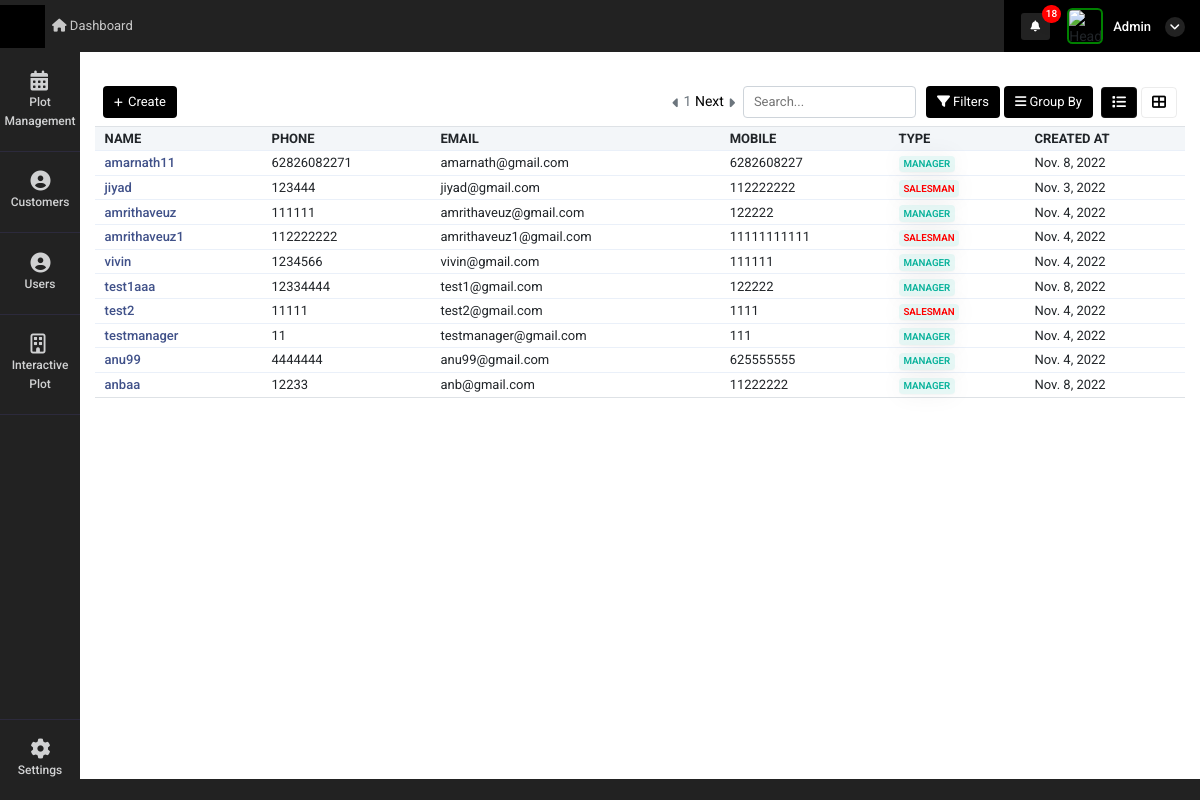
The app's page /demo_card_view (signed in) with its own data.
### super_admin/models.py (models this page shows)
class common(models.Model):  # COMM0N
    dt = models.DateField(auto_now=True)
    tm = models.TimeField(auto_now=True)
    updated = models.DateTimeField(default=timezone.now)
    status = models.CharField(max_length=255, null=True)
    class Meta:
        abstract = True

class user_Details(common):
    auth_user = models.ForeignKey(User,on_delete=models.CASCADE,related_name="auth_user_login_id", null=True)
    name = models.CharField(max_length=255,null=True)
    phone = models.CharField(max_length=255,null=True)
    email = models.EmailField(null=True)
    mobile = models.CharField(max_length=255,null=True)
    emp_id = models.CharField(max_length=255,null=True)
    address1 = models.CharField(max_length=255,null=True)
    address2 = models.CharField(max_length=255,null=True)
    city = models.CharField(max_length=255,null=True)
    state = models.CharField(max_length=255,null=True)
    country = models.CharField(max_length=255,null=True)
    zip = models.CharField(max_length=255,null=True)
    password_geration_type = models.CharField(max_length=255,choices=password_generate_option,null=True)
    user_type = models.CharField(max_length=255,choices=login_user_type,null=True)
    atatchment = models.FileField(upload_to="user_image",null=True)
    created_by = models.ForeignKey(User,on_delete=models.CASCADE,related_name="added_by_user_id", null=True)
    plot_list_view = models.CharField(max_length=255,null=True)
    price_visibility = models.IntegerField(null=True,default=1)
    property_access =  models.CharField(max_length=255,choices=property_access_option,null=True)
    manager_nav_ploat_permission = models.IntegerField(default=0)
    manager_nav_user_permission = models.IntegerField(default=0)
    manager_nav_plot_edit_permission = models.IntegerField(default=0)
    manager_nav_booking_cancel_permission = models.IntegerField(default=0)
    manager_nav_customer_read_permission = models.IntegerField(default=0)
    manager_nav_customer_write_permission = models.IntegerField(default=0)
    manager_nav_customer_edit_permission = models.IntegerField(default=0)
    manager_nav_document_read_permission = models.IntegerField(default=0)
    manager_nav_document_write_permission = models.IntegerField(default=0)
    manager_nav_document_edit_permission = models.IntegerField(default=0)

### super_admin/views.py (the view)
# urls.py: path('demo_card_view',views.demo_card_view,name='demo_card_view'),
def demo_card_view(request):
    page_number = request.GET.get("page")
    user_data = user_Details.objects.all()
    data_paginator = Paginator(user_data, 10)
    try:
        page_obj = data_paginator.get_page(page_number)
    except PageNotAnInteger:
        page_obj = data_paginator.page(1)
    context = {
        'user_data': user_data,
        'page_obj': page_obj
    }
    return render(request,'super_admin/demo_card_view.html',context)

### super_admin/templatetags/notification.py (called while the page is built, shortened)
@register.filter(name='get_notifications')
def get_notifications(value,args):
    user_dat = User.objects.get(id=value.id)
    st = user_dat.is_superuser
    data_count = ''
    if st == True:
        data_count = user_request_plot.objects.filter(read_status=0).count()
    return data_count

@register.filter(name='get_loginUsernameImage')
def get_loginUsernameImage(value,args):
    user_dat = User.objects.get(id=value.id)
    st = user_dat.is_superuser
    image_url = ''
    if st == True:
        image_url = 'http://10.10.10.119:8000/static/adminicon.jpg'
    else:
        user_data = user_Details.objects.get(auth_user=value.id)
        if user_data.atatchment == '':
            image_url = 'http://10.10.10.119:8000/static/adminicon.jpg'
        else:
            image_url ='../media/'+str(user_data.atatchment)
    return image_url

@register.filter(name='get_nav_permission')
def get_nav_permission(value,args):
    user_dat = User.objects.get(id=value.id)
    st = user_dat.is_superuser
    if st == True:
        return True

@register.filter(name='get_user_type_action')
def get_user_type_action(value,args):
    user_dat = User.objects.get(id=value.id)
    st = user_dat.is_superuser
    user_data =""
    try:
        user_data = user_Details.objects.get(auth_user=user_dat)
    except:
        pass
    if st == True:
        return True
    else:
        return False

### super_admin/templates/super_admin/demo_card_view.html (shortened to what this page needs)
{% extends "super_admin/base10.html" %}
{% block content %}
<div class="container-fluid mt-4">
    <div class="tab-content contnt" id="demo_result_employee">
        <div class="tab-pane active" id="home1" role="tabpanel">
            <div
                class="d-flex align-items-center justify-content-between px-2">
                <div class="col-md-4 px-0">
                    <a href="create_user"><button type="button"
                            class="btn btn-prim add-btn create-button"><i
                                class="fas fa-plus"></i>
                            Create
                        </button></a>
                </div>
                <div class="d-flex align-items-center">
                    <i class="fas fa-caret-left mr-1 pagintn text-muted pagination_minus"></i>
                    <span class="text-muted">
                        <span>{{page_obj.number}}</span>
                        {% if page_obj.has_next %}
                            <a class="next_page_action" data-url="next_page_action_url_user?page={{page_obj.next_page_number}}"  style="color: black;" href="#">Next </a>
                        {% endif %}
                    </span>
                    <i class="fas fa-caret-right ml-1 pagintn text-muted pagination_add"></i>
                    <input type="text" class="form-cont ml-2"
                        placeholder="Search..." autocomplete="off"
                        id="search_value" value="" onkeyup="myFunction()">
                    <div class="dropdown btn-group fitr">
                        <button type="button" class="btn btn-prim dropdown-toggle" data-toggle="dropdown">
                            <i class="fas fa-filter"></i>
                            Filters
                        </button>
                    </div>
                    <div class="dropdown btn-group grpby">
                        <button type="button" class="btn btn-prim mx-1 dropdown-toggle" data-toggle="dropdown"> <i
                                class="fas fa-bars"></i>
                            Group By
                        </button>
                    </div>
                    <ul class="nav nav-tabs nav-ta" role="tablist">
                        <li class="nav-item mx-1">
                            <a class="nav-link kan-tab active"
                                data-toggle="tab" href="#ho" role="tab"
                                aria-selected="false">
                                <i class="fas fa-list"></i>
                            </a>
                        </li>
                        <li class="nav-item">
                            <a class="nav-link kan-tab" data-toggle="tab"
                                href="#pro" role="tab"
                                aria-selected="false">
                                <i class="fas fa-th-large"></i>
                            </a>
                        </li>
                    </ul>
                </div>
            </div>
            <div class="tab-content">
                <div class="tab-pane active" id="ho" role="tabpanel">
                    <div class="table-responsive mb-1  mt-2">
                        <table class="table table-nowrap align-middle user_table"
                            id="orderTable">
                            <thead class="table-light">
                                <tr class="text-uppercase">
                                    <th class="sort"
                                        data-sort="customer_name">
                                        Name</th>
                                    <th class="sort"
                                        data-sort="product_name">
                                       Phone
                                    </th>
                                    <th class="sort" data-sort="date">Email</th>
                                    <th class="sort" data-sort="company">
                                       Mobile
                                    </th>
                                    <th class="sort" data-sort="company">
                                        Type
                                     </th>
                                    <th class="sort" data-sort="company">
                                       Created At
                                    </th>
                                </tr>
                            </thead>
                            <tbody class="list form-check-all append_search_result">
                                {% for i in page_obj  %}
                                <tr onclick="window.location='user_edit?id={{i.id}}'">
                                    <td class="id"><a href="user_edit?id={{i.id}}"
                                            class="fw-medium link-primary">{{i.name}}</a>
                                    </td>
                                    <td class="customer_name">{{i.phone}}
                                    </td>
                                    <td class="product_name">{{i.email}}</td>
                                    <td class="date">{{i.mobile}}</td>
                                    <td class="company">
                                        {% if i.user_type == "manager" %}
                                        <span
                                            class="badge badge-soft-success text-uppercase">Manager</span>
                                        {% elif i.user_type == "salesman"  %}
                                        <span style="color: red!important"
                                            class="badge badge-soft-success text-uppercase">Salesman</span>
                                        {% endif %}
                                        </td>
                                    <td class="status">{{i.dt}}
                                    </td>
                                </tr>
                                {% endfor %}
                            </tbody>
                        </table>
                    </div>
                </div>
            </div>
        </div>
    </div>
</div>
{% endblock %}

### super_admin/templates/super_admin/base10.html (shortened to what this page needs)
<!doctype html>
<html lang="en">
    {% load static %}
    {% load notification %}
<head>
    <link rel="stylesheet" href="{% static 'admin/css/morris.css' %}">
    <link href="{% static 'admin/css/bootstrap.min.css' %}" rel="stylesheet" type="text/css" />
    <link href="{% static 'admin/css/icons.css' %}" rel="stylesheet" type="text/css" />
    <link href="{% static 'admin/css/style.css' %}" rel="stylesheet" type="text/css" />
</head>
<body class="">
    <div id="wrapper">
        <div class="left side-menu">
            <div class="slimscroll-menu" id="remove-scroll">
                <div id="sidebar-menu" class="sidaber_menu">
                    <ul class="" id="side-menu">
                        {% if bank_nav == 1 %}
                        <li>    <a href="bank_master" class="splnav just_load_please"> <i class="fas fa-briefcase"></i>        <p>Bank Master</p>    </a></li>
                        <li>    <a href="plot_view_master" class="splnav just_load_please"> <i class="fas fa-briefcase"></i>        <p>Plot view Master</p>    </a></li>
                        {% else %}
                                                {% if request.user|get_nav_permission:"plot_management" %}
                                                <li>
                                                    <a class="splnav just_load_please" href="property_management"> <i class="fa fa-calendar"></i>
                                                        <p>Plot Management</p>
                                                    </a>
                                                </li>
                                                {% endif %}
                                                {% if request.user|get_user_type_action:"user_type" %}
                                                <li>
                                                    <a href="customer_management" class="splnav just_load_please"> <i class="fa fa-user-circle"></i>
                                                        <p>Customers </p>
                                                    </a>
                                                </li>
                                                {% endif %}
                                                {% if request.user|get_nav_permission:"user_management" %}
                                                <li>
                                                    <a href="user_management" class="splnav just_load_please"> <i class="fa fa-user-circle"></i>
                                                        <p>Users  </p>
                                                    </a>
                                                </li>
                                                {% endif %}
                                                <li>
                                                    <a href="plot" class="splnav just_load_please"> <i class="fa fa-building-o"></i>
                                                        <p>Interactive Plot</p>
                                                    </a>
                                                </li>
                                                {% endif %}
                                                <li class="bootm_toggle_settings_button ">
                                                    <a class="splnav bdr_btmnone_nav" href="profile"> <i class="fa fa-cog"></i>
                                                        <p>Settings</p>
                                                    </a>
                                                </li>
                    </ul>
                </div>
            </div>
        </div>
        <div class="content-page">
            <div class="topbar">
                <div class="navbar-header">
                    <div class="d-flex">
                        <div class="binance">
                        </div>
                    </div>
                    <ul class="navbar-nav1 bg-2 col">
                        <li class="nav-item d-none d-sm-inline-block">
                            <a href="home" class="nav-link"><i class="fa fa-home"></i> Dashboard</a>
                        </li>
                    </ul>
                    <div class="d-flex align-items-center icns">
                        <div class="dropdown topbar-head-dropdown ms-1 header-item">
                            <a href="view_all_activity">
                                <i class="fas fa-bell fs-icn">
                                    <span
                                        class="position-absolute topbar-badge fs-9 translate-middle badge rounded-pill bg-red">{{ request.user|get_notifications:"sss" }}</span></i>
                                    </a>
                        </div>
                        <div class="dropdown header-item topbar-user king button-drpdown">
                            <span class="d-flex align-items-center drpdown-toggle">
                                <img class="header-profile-user" src="{{ request.user|get_loginUsernameImage:"sss" }}" alt="Header Avatar">
                                <span class="text-start ms-xl-2">
                                    <span class="d-none d-xl-inline-block ms-1 fw-medium user-name-text">  {{request.user.username|title}}</span>
                                    <i class="pro-icn fa fa-angle-down"></i>
                                </span>
                            </span>
                        </div>
                    </div>
                </div>
            </div>
            <div class="content">
                {% block content %}
                {% endblock %}
            </div>
            <footer class="footer">
                <div class="container-fluid">
                    <div class="row">
                        <div class="col-sm-6">
                        </div>
                        <div class="col-sm-6">
                        </div>
                    </div>
                </div>
            </footer>
        </div>
    </div>
</body>
</html>

### records on screen
user_Details: name "amarnath11", phone "62826082271", email "amarnath@gmail.com", mobile "6282608227", user_type "MANAGER", dt "Nov. 8, 2022"
user_Details: name "jiyad", phone "123444", email "jiyad@gmail.com", mobile "112222222", user_type "SALESMAN", dt "Nov. 3, 2022"
user_Details: name "amrithaveuz", phone "111111", email "amrithaveuz@gmail.com", mobile "122222", user_type "MANAGER", dt "Nov. 4, 2022"
user_Details: name "amrithaveuz1", phone "112222222", email "amrithaveuz1@gmail.com", mobile "11111111111", user_type "SALESMAN", dt "Nov. 4, 2022"
user_Details: name "vivin", phone "1234566", email "vivin@gmail.com", mobile "111111", user_type "MANAGER", dt "Nov. 4, 2022"
user_Details: name "test1aaa", phone "12334444", email "test1@gmail.com", mobile "122222", user_type "MANAGER", dt "Nov. 8, 2022"
user_Details: name "test2", phone "11111", email "test2@gmail.com", mobile "1111", user_type "SALESMAN", dt "Nov. 4, 2022"
user_Details: name "testmanager", phone "11", email "testmanager@gmail.com", mobile "111", user_type "MANAGER", dt "Nov. 4, 2022"
user_Details: name "anu99", phone "4444444", email "anu99@gmail.com", mobile "625555555", user_type "MANAGER", dt "Nov. 4, 2022"
user_Details: name "anbaa", phone "12233", email "anb@gmail.com", mobile "11222222", user_type "MANAGER", dt "Nov. 8, 2022"

### other values on screen
{{ request.user|get_notifications:"sss" }} "18"
{{ request.user.username|title }} "Admin"
{{ page_obj.number }} "1"
